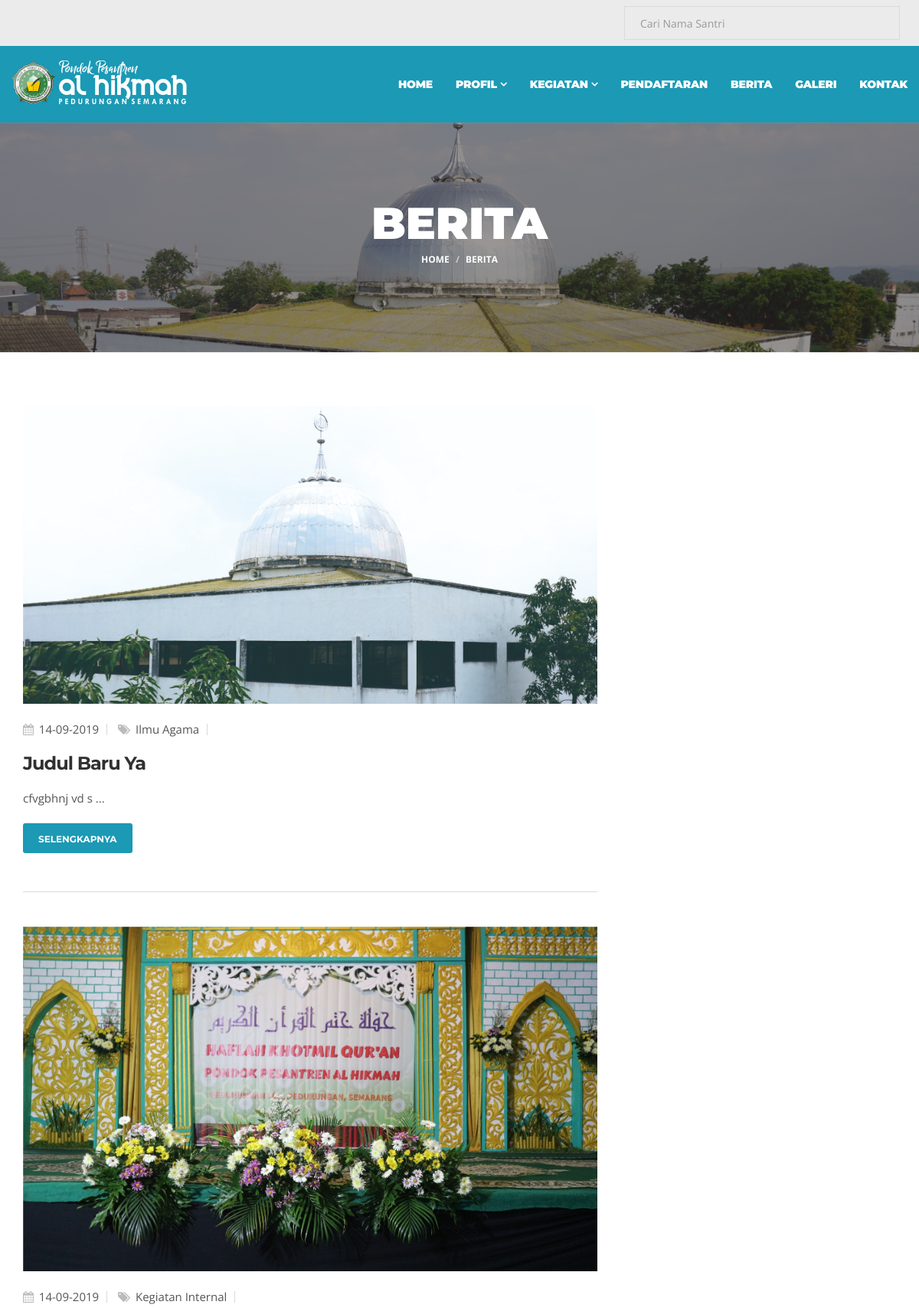
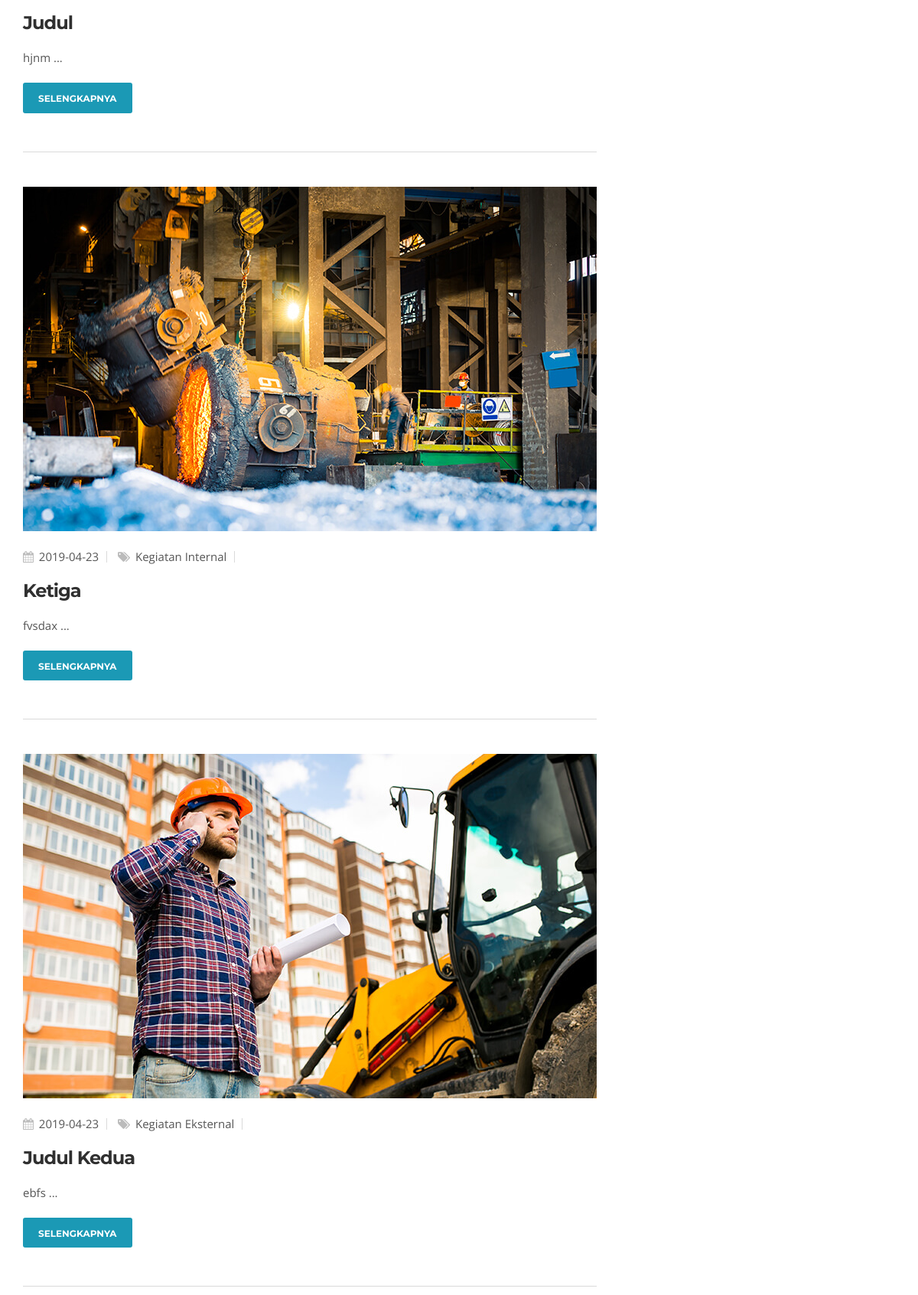
The page /berita/index.php (upper part) on the database its author committed (2 pictures, top to bottom).
### tables this page shows
CREATE TABLE `berita` (
  `id_berita` int(5) NOT NULL,
  `tanggal` varchar(50) NOT NULL,
  `id_label` int(4) NOT NULL DEFAULT '0',
  `judul` varchar(100) NOT NULL,
  `isi` varchar(4000) NOT NULL,
  `gambar` varchar(20) NOT NULL
);

CREATE TABLE `label` (
  `id_label` int(11) NOT NULL,
  `ket` varchar(30) DEFAULT ''
);

### berita/index.php (the view, shortened to what this page needs)
<?php
include '../koneksi.php';
$sql = "SELECT * FROM berita join label using(id_label) order By id_berita desc";
$result = mysqli_query($conn, $sql);
?>
<!DOCTYPE html>
<html lang="en">
<head>
		<link rel="stylesheet" href="../css/bootstrap.min.css">
		<link rel="stylesheet" href="../css/style.css">
		<link rel="stylesheet" href="../css/responsive.css">
		<link rel="stylesheet" href="../css/font-awesome.min.css">
		<link rel="stylesheet" href="../css/animate.css">
		<link rel="stylesheet" href="../css/owl.carousel.min.css">
		<link rel="stylesheet" href="../css/owl.theme.default.min.css">
		<link rel="stylesheet" href="../css/colorbox.css">
</head>
<body>
	<div class="body-inner">
		<div id="top-bar" class="top-bar">
			<div class="container">
				<div class="row">
					<div class="col-lg-4 col-md-4 col-sm-6 col-xs-12 text-right pull-right">
						<form action="../datacari">
							<div class="">
								<input type="text" name="cari" class="form-control form-control-lg" placeholder="Cari Nama Santri" autocomplete="off">
							</div>
						</form>
					</div>
				</div>
			</div>
		</div>
		<header id="header" class="header-two">
			<div class="container">
				<div class="row">
					<div class="navbar-header">
						<div class="logo">
							<a href="../">
								<img src="../images/logo.png" alt="">
							</a>
						</div>
					</div>
					<nav class="site-navigation navigation pull-right">
						<div class="site-nav-inner">
							<div class="collapse navbar-collapse navbar-responsive-collapse">
								<ul class="nav navbar-nav">
									<li><a href="../">Home</a>
									</li>
									<li class="dropdown"><a href="#" class="dropdown-toggle" data-toggle="dropdown">Profil <i
										class="fa fa-angle-down"></i></a>
									</li>
									<li class="dropdown"><a href="#" class="dropdown-toggle" data-toggle="dropdown">Kegiatan <i
										class="fa fa-angle-down"></i></a>
									</li>
									<li><a href="../pendaftaran">Pendaftaran</a></li>
									<li><a href="">Berita</a></li>
									<li><a href="../galeri">Galeri</a></li>
									<li><a href="../kontak">Kontak</a></li>
								</ul>
							</div>
						</div>
					</nav>
				</div>
			</div>
		</header>
		<div id="banner-area" class="banner-area" style="background-image:url(../images/banner2.jpg)">
			<div class="banner-text">
				<div class="container">
					<div class="row">
						<div class="col-xs-12">
							<div class="banner-heading">
								<h1 class="banner-title">Berita</h1>
								<ol class="breadcrumb">
									<li><a href="../">Home</a></li>
									<li>Berita</li>
								</ol>
							</div>
						</div>
					</div>
				</div>
			</div>
		</div>
		<section id="main-container" class="main-container">
			<div class="container">
				<div class="row">
					<?php while($berita = mysqli_fetch_array($result)){
						?>
						<div class="col-lg-8 col-md-8 col-sm-12 col-xs-12">
							<div class="post">
								<div class="post-media post-image">
									<img src="../admin/img/berita/<?= $berita['gambar']; ?>" class="img-responsive" alt="">
								</div>
								<div class="post-body">
									<div class="entry-header">
										<div class="post-meta">
											<span class="post-meta-date">
												<i class="fa fa-calendar"></i> <?= $berita['tanggal']; ?>
											</span>
											<span class="post-cat">
												<i class="fa fa-tags"></i> <?= $berita['ket']; ?>
											</span>
										</div>
										<h2 class="entry-title">
											<a href="../lihatberita/?judul=<?= $berita['judul'];?>"><?= $berita['judul']; ?></a>
										</h2>
									</div>
									<div class="entry-content">
										<p style="text-align: justify;"><?= substr($berita['isi'], 0,65); ?> ...</p>
									</div>
									<div class="post-footer">
										<a href="../lihatberita/?judul=<?= $berita['judul'];?>" class="btn btn-primary">Selengkapnya</a>
									</div>
								</div>
							</div>
						</div>
						<?php
					}
					?>
				</div>
			</div>
		</section>
		</div>
	</body>
	</html>

### css/style.css (style rules this page uses)
body { background: #fff; color: #555; }
body, p { font-family: 'Open Sans', sans-serif; text-rendering: optimizeLegibility; -webkit-font-smoothing: antialiased !important; line-height: 26px; font-size: 15px; }
h1, h2, h3, h4, h5, h6 { color: #212121; font-weight: 700; font-family: 'Montserrat', sans-serif; text-rendering: optimizeLegibility; -webkit-font-smoothing: antialiased !important; }
h1 { font-size: 36px; line-height: 48px; }
h2 { font-size: 28px; line-height: 36px; text-transform: uppercase; letter-spacing: -1px; }
html { overflow-x: hidden !important; width: 100%; height: 100%; position: relative; -webkit-font-smoothing: antialiased; text-rendering: optimizeLegibility; }
body { border: 0; margin: 0; padding: 0; }
.body-inner { position: relative; overflow: hidden; }
a:link, a:visited { text-decoration: none; }
a { color: inherit; transition: .2s ease; }
section, .section-padding { padding: 70px 0; position: relative; }
.form-control { box-shadow: none; border: 1px solid #dadada; padding: 5px 20px; height: 44px; background: none; color: #1B99B5; font-size: 14px; border-radius: 0; }
.btn-primary, .btn-dark { border: 0; border-radius: 3px; padding: 12px 20px 10px; font-weight: 700; text-transform: uppercase; color: #fff; font-family: 'Montserrat', sans-serif; -webkit-transition: 350ms; -moz-transition: 350ms; -o-transition: 350ms; transition: 350ms; }
.btn-primary { background: #1B99B5; }
.top-bar { padding: 8px 20px 8px; background: #ebebeb; position: relative; }
ul.navbar-nav { float: left; display: inline-block; color: #fff; }
ul.navbar-nav>li { float: none; display: inline-block; color: #fff; }
ul.navbar-nav>li { padding: 0 13px; position: relative; color: #fff; }
ul.navbar-nav>li:last-child { padding-right: 0; }
ul.navbar-nav>li:last-child:after { background: none; }
ul.navbar-nav>li>a { font-family: 'Montserrat', sans-serif; color: #fff; text-rendering: optimizeLegibility; font-weight: 900; text-transform: uppercase; letter-spacing: -.2px; font-size: 14px; margin: 0; line-height: 40px; padding: 30px 0; -webkit-transition: 350ms; -moz-transition: 350ms; -o-transition: 350ms; transition: 350ms; }
ul.navbar-nav>li>a i { font-weight: 700; }
.banner-area { position: relative; min-height: 300px; color: #fff; background-position: 50% 50%; -webkit-background-size: cover; background-size: cover; -webkit-backface-visibility: hidden; }
.banner-title { color: #fff; text-transform: uppercase; font-size: 58px; font-weight: 900; }
.banner-text { position: absolute; top: 50%; left: 0; right: 0; max-width: 1170px; margin: 0 auto; width: 100%; z-index: 1; -webkit-transform: translateY(-50%); transform: translateY(-50%); }
.banner-heading { text-align: center; }
.breadcrumb { padding: 0; background: none; font-weight: 700; text-transform: uppercase; font-size: 12px; }
.post { border-bottom: 1px solid #dadada; padding: 0 0 30px; margin: 0 0 45px; }
.post-body { padding: 20px 0; }
.entry-header .entry-title { font-size: 24px; margin: 5px 0 15px; position: relative; line-height: 34px; text-transform: capitalize; color: #1B99B5; }
.entry-header .entry-title a { color: #303030; }
.post-meta { padding-bottom: 10px; }
.post-meta span { margin-right: 10px; padding-right: 10px; border-right: 1px solid #dadada; line-height: 12px; display: inline-block; }
.post-meta i { color: #bbb; margin-right: 3px; }
.post-footer .btn.btn-primary { font-size: 12px; margin-top: 10px; }
.header-two { background: #1B99B5; box-shadow: 0 2px 2px 0 rgba(0,0,0,0.15); }
.header-two .logo { padding: 19px 0; }

### css/responsive.css (style rules this page uses)
@media (min-width : 1200px) { .navbar-collapse { padding-right: 0; } }

### rows shown on the page
berita: gambar (picture), tanggal "14-09-2019", id_label.ket "Ilmu Agama", judul "Judul Baru Ya", isi "cfvgbhnj vd s"
berita: gambar (picture), tanggal "14-09-2019", id_label.ket "Kegiatan Internal", judul "Judul", isi "hjnm"
berita: gambar (picture), tanggal "2019-04-23", id_label.ket "Kegiatan Internal", judul "Ketiga", isi "fvsdax"
berita: gambar (picture), tanggal "2019-04-23", id_label.ket "Kegiatan Eksternal", judul "Judul Kedua", isi "ebfs"
